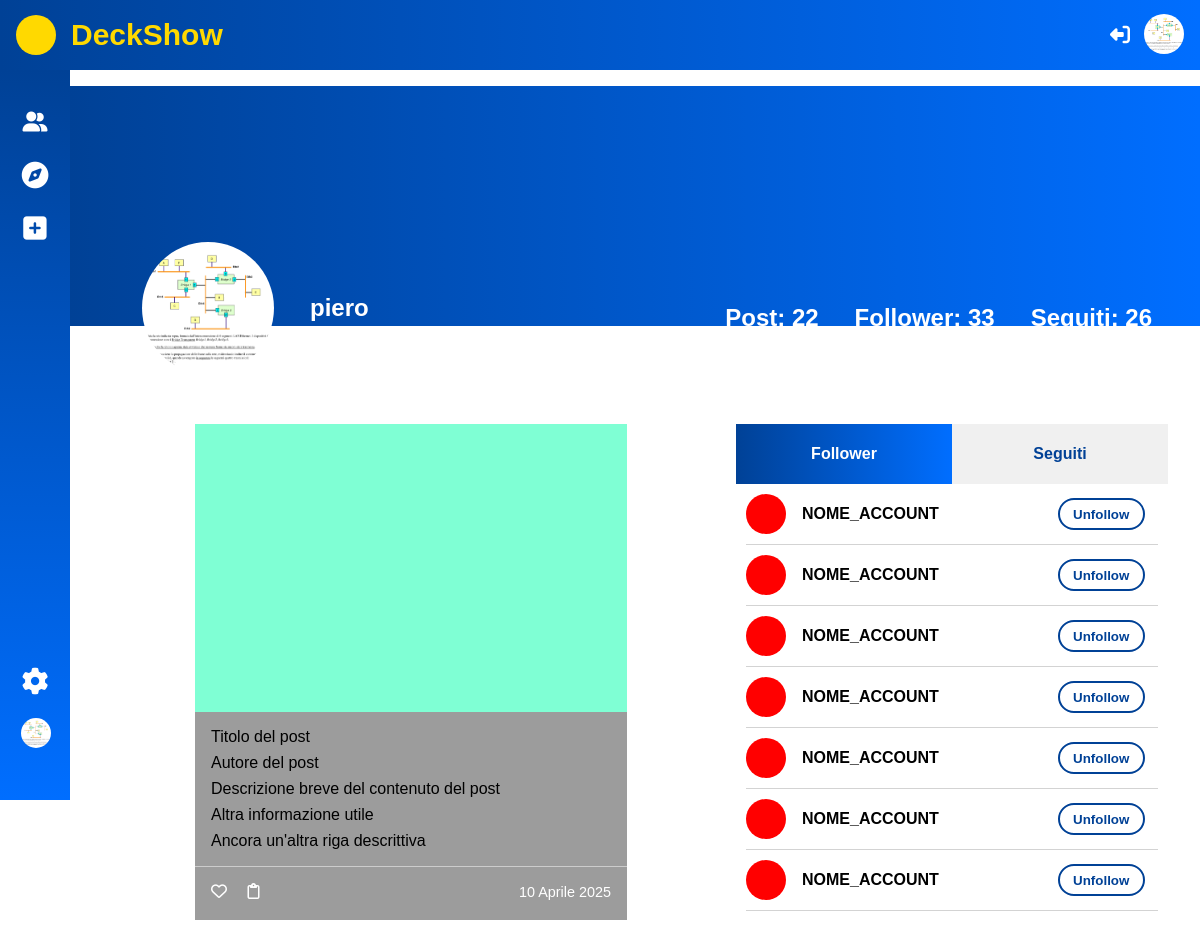
Page /profile/5/ (upper part) on the earlier database version.
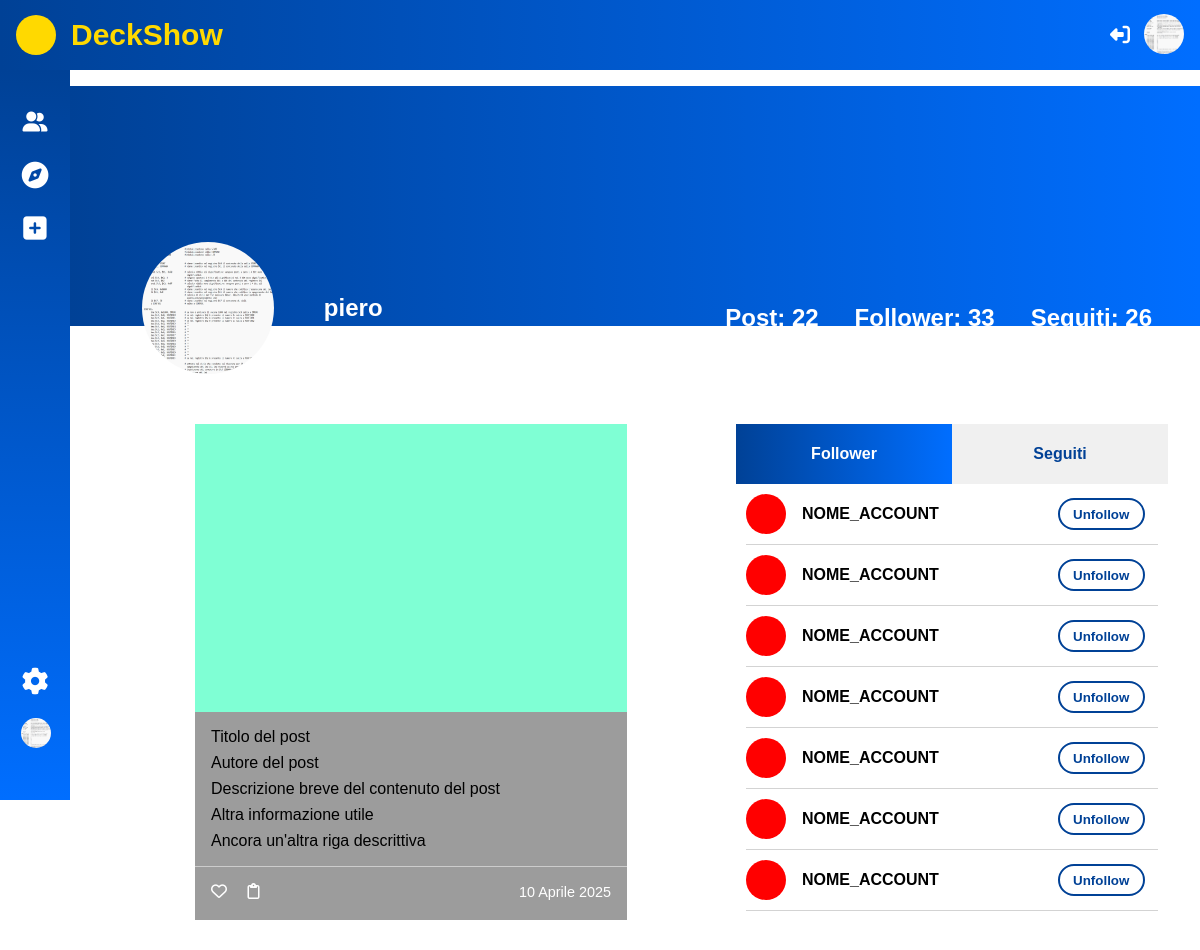
Same page on the later database version.
### core/models.py (models this page shows, shortened)
class Profile(models.Model):
    user = models.ForeignKey(User, on_delete=models.CASCADE)
    id_user = models.PositiveIntegerField()
    name = models.CharField(max_length=30, blank=True)
    surname = models.CharField(max_length=30, blank=True)
    img_profilo = models.ImageField(upload_to = 'img_profilo', default = 'img_profilo_default.jpg')
    nationality = models.CharField(max_length=2, blank=True, help_text="Codice ISO della nazione (es. IT, US, FR)")

### core/views.py (the view)
# urls.py: path('profile/<int:user_id>/', user_profile, name='user_profile'),
def user_profile(request, user_id):
    user = get_object_or_404(User, id=user_id)
    user_profile = Profile.objects.get(user=user)
    return render(request, 'profile.html', {'user': user, 'user_profile': user_profile})

### templates/profile.html (shortened to what this page needs)
{% extends 'layout.html' %}
{% load static %}
{% block extra_css %}
<link href="{% static 'css/profile.css' %}" rel="stylesheet">
<link rel="stylesheet" href="https://cdn.jsdelivr.net/npm/flag-icons/css/flag-icons.min.css">
{% endblock %}
{% block content %}
<div class="profile-info">
  <div class="banner"></div>
  <div class="profile-data">
    <img src="{{ user_profile.img_profilo.url }}" alt="" class="img-profilo-big" id="img-profilo">
    <p class="nome-utente">
      {{ user.username }}
    </p>
  </div>
  <div class="stats">
    <p>Post: 22</p>
    <p>Follower: 33</p>
    <p>Seguiti: 26</p>
  </div>
</div>
<div class="container-padre">
  <div class="grid-container">
    <div class="inserzione">
      <div class="immagini">
        <div class="img-wrapper">
        </div>
        <div class="img-wrapper">
        </div>
      </div>
      <div class="contenuto-post">
        <p class="titolo">Titolo del post</p>
        <p class="autore">Autore del post</p>
        <p class="descrizione">Descrizione breve del contenuto del post</p>
        <p class="descrizione">Altra informazione utile</p>
        <p class="descrizione">Ancora un'altra riga descrittiva</p>
      </div>
      <div class="bottom-post">
        <div class="simboli">
          <i class="fa-regular fa-heart"></i>
          <i class="fa-regular fa-clipboard"></i>
        </div>
        <div class="data">10 Aprile 2025</div>
      </div>
    </div>
  </div>
  <div class="sidebar">
    <div class="radio">
      <label for="opt1" class="follower"><span>Follower</span></label>
      <label for="opt2" class="seguiti"><span>Seguiti</span></label>
    </div>
    <div class="account">
      <a href="">
        <div class="img-profilo"></div>
        <p class="acc-name">NOME_ACCOUNT</p>
      </a>
      <button>Unfollow</button>
    </div>
    <div class="account">
      <a href="">
        <div class="img-profilo"></div>
        <p class="acc-name">NOME_ACCOUNT</p>
      </a>
      <button>Unfollow</button>
    </div>
    <div class="account">
      <a href="">
        <div class="img-profilo"></div>
        <p class="acc-name">NOME_ACCOUNT</p>
      </a>
      <button>Unfollow</button>
    </div>
    <div class="account">
      <a href="">
        <div class="img-profilo"></div>
        <p class="acc-name">NOME_ACCOUNT</p>
      </a>
      <button>Unfollow</button>
    </div>
    <div class="account">
      <a href="">
        <div class="img-profilo"></div>
        <p class="acc-name">NOME_ACCOUNT</p>
      </a>
      <button>Unfollow</button>
    </div>
    <div class="account">
      <a href="">
        <div class="img-profilo"></div>
        <p class="acc-name">NOME_ACCOUNT</p>
      </a>
      <button>Unfollow</button>
    </div>
    <div class="account">
      <a href="">
        <div class="img-profilo"></div>
        <p class="acc-name">NOME_ACCOUNT</p>
      </a>
      <button>Unfollow</button>
    </div>
  </div>
  {% endblock %}

### templates/layout.html (shortened to what this page needs)
{% load static %}
<!doctype html>
<html lang="en">
  <head>
    <link rel="stylesheet" href="https://cdnjs.cloudflare.com/ajax/libs/font-awesome/6.7.2/css/all.min.css" />
    <link href="{% static 'css/baseLayout.css' %}" rel="stylesheet">
    {% block extra_css %}{% endblock %}
  </head>
  <body>
    <header>
        <div class="sito">
            <div class="logo"></div>
            <div class="nomeSito">DeckShow</div>
        </div>
        <div class="accesso">
          {% if user.is_authenticated %}
          <div class="profile-container">
            <a href="{% url 'logout' %}" title="Log out"><button></button></a>
            <a href="{% url 'user_profile' request.user.id %}" title="Profilo" style="height: 42px;"><img src="{{user_profile.img_profilo.url}}" alt="" class="img-profilo-2" id="img-profilo-2"></a>
          </div>
          {% else %}
          <a href="{% url 'login' %}"><button class="accedi">Accedi</button></a>
          <a href="{% url 'signup' %}"><button class="registrati">Registrati</button></a>
          {% endif %}
        </div>
    </header>
    {% if user.is_authenticated %}
    <div class="bar">
      <div class="upper-bar">
        <a href="{% url 'perTe' %}" title="Post delle persone che segui"><button></button></a>
        <a href="{% url 'index' %}" title="Esplora nuovi post"><button></button></a>
        <a href="" title="Crea un post"><button></button></a>
      </div>
      <div class="bottom-bar">
        <a href="{% url 'impostazioni' %}" title="Impostazioni"><button></button></a>
        <a href="{% url 'user_profile' request.user.id %}" title="Profilo"><button><img src="{{user_profile.img_profilo.url}}" alt="" class="img-profilo-1" id="img-profilo-1"></button></a>
      </div>
    </div>
    {% endif %}
    <main style="
    margin-left: {% if user.is_authenticated %}70px{% else %}0{% endif %};
    padding: 1em 0;
    margin-top: 70px;">
      {% block content %}
      {% endblock %}
    </main>
  </body>
</html>

Differences in the rows shown:
changed Profile: img_profilo: a different picture
